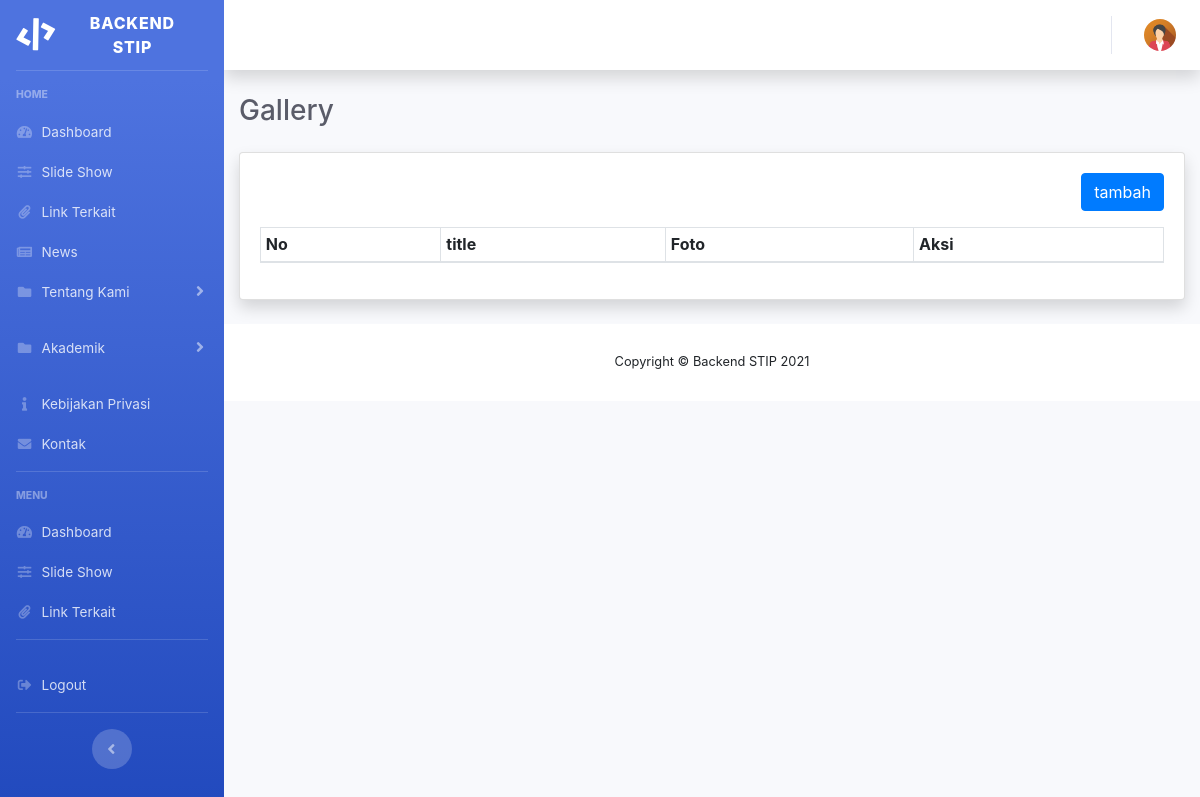
Page /admin/gallery on the earlier database version.
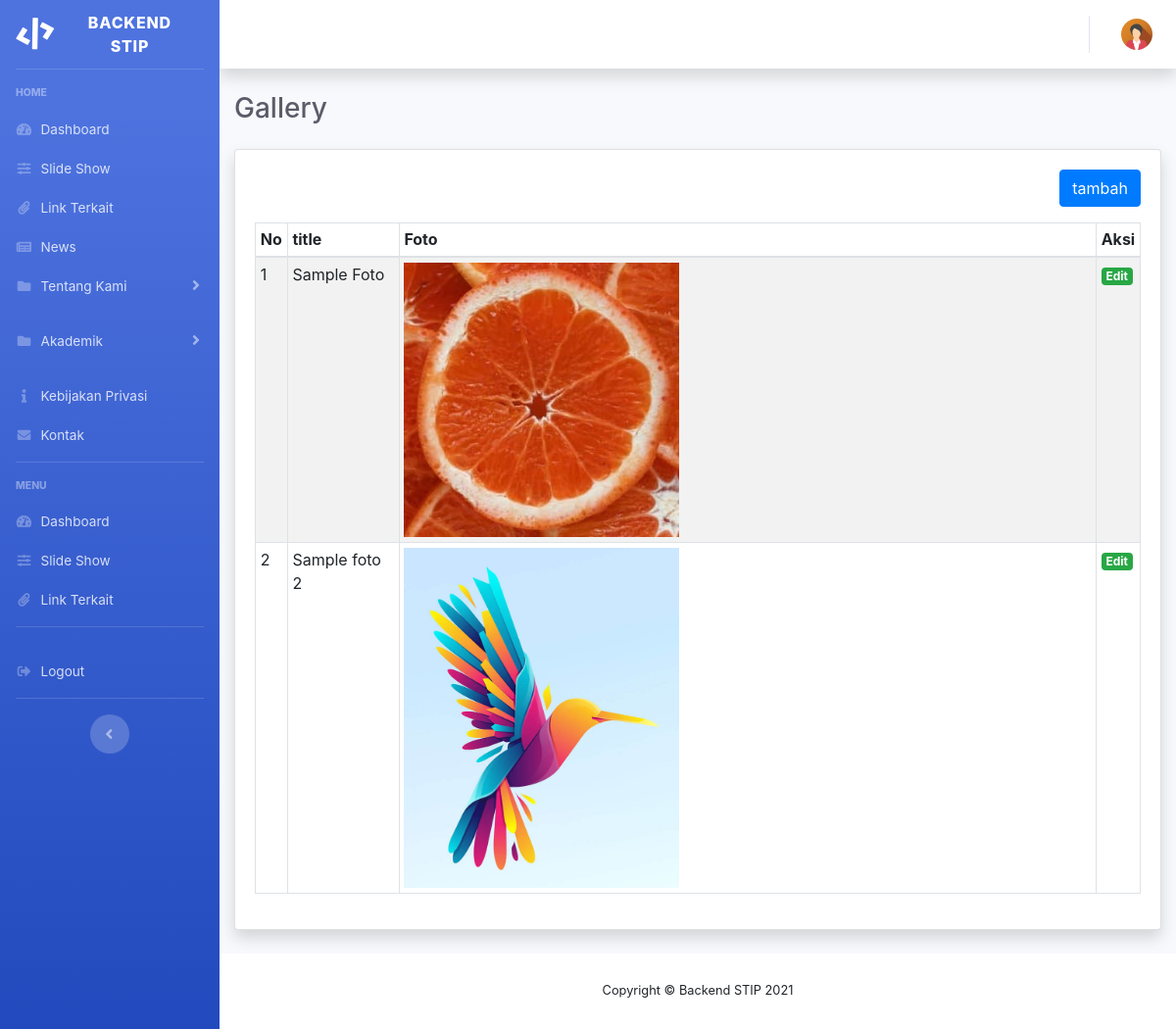
Same page on the later database version.
### tables this page shows
CREATE TABLE `gallery` (
  `id` int(11) NOT NULL,
  `title` varchar(255) NOT NULL,
  `foto` varchar(255) NOT NULL
);

### application/controllers/Admin.php (called while the page is built, shortened)
<?php
class Admin extends CI_Controller
{
    public function __construct()
    {
        $this->load->helper(array('form', 'url', 'file'));
        $this->load->model('admin_model');
    }
    public function gallery()
    {
        $data['title'] = 'Gallery';
        $this->load->model('Admin_model', 'gallery');
        $data['gallery'] = $this->gallery->getallgallery();
        $this->load->view('admin/themes/header');
        $this->load->view('admin/gallery/content',$data);
        $this->load->view('admin/themes/footer');
    }
}

### index.php (called while the page is built, shortened)
<?php
require_once BASEPATH.'core/CodeIgniter.php';

### application/models/Admin_model.php (called while the page is built, shortened)
<?php
class Admin_model extends CI_Model {
public function getallgallery()
{
	$sql = $this->db->query("select * from gallery ");
	$data = $sql->result_array();
	return $data;
}
} ?>

### application/views/admin/gallery/content.php (the view, shortened to what this page needs)
<div class="container-fluid">
            <h5 class="h3 mb-4 text-gray-800"><?=$title;?></h5>
            <div class="card shadow mb-4">
                <div class="card-body">
                <div class=" pb-3 d-flex flex-row-reverse">
                    <a href=" <?php echo base_url('admin/add_gallery'); ?>" class=" btn btn-primary">tambah</a>
                </div>
                    <table class="table table-striped table-bordered table-sm"  width="100%" cellspacing="0">
                        <thead>
                            <tr>
                                <th>No</th>
                                <th>title</th>
                                <th>Foto</th>
                                <th>Aksi</th>
                            </tr>
                        </thead>
                        <tbody>
                        <?php
                        $jumlah = count($gallery);
                        for($i=0;$i<$jumlah;$i++){
                        ?>
                            <tr>
                                <td> <?= $gallery[$i]['id'] ?></td>
                                <td><?= $gallery[$i]['title']?></td>
                                <td><img src="<?= $gallery[$i]['foto']?>" class="img-fluid img-thumbnai" width="40%" ></td>
                                <td  width="5%">
                                    <a href="<?= base_url('admin/edit_gallery/'.$gallery[$i]['id']); ?>" type="button"
                                        class="badge badge-success">Edit</a>
                                </td>
                            </tr>
                        <?php } ?>
                        </tbody>
                    </table>
                </div>
            </div>
        </div>

Differences in the rows shown:
added gallery: id "1", title "Sample Foto", foto (picture)
added gallery: id "2", title "Sample foto 2", foto (picture)
